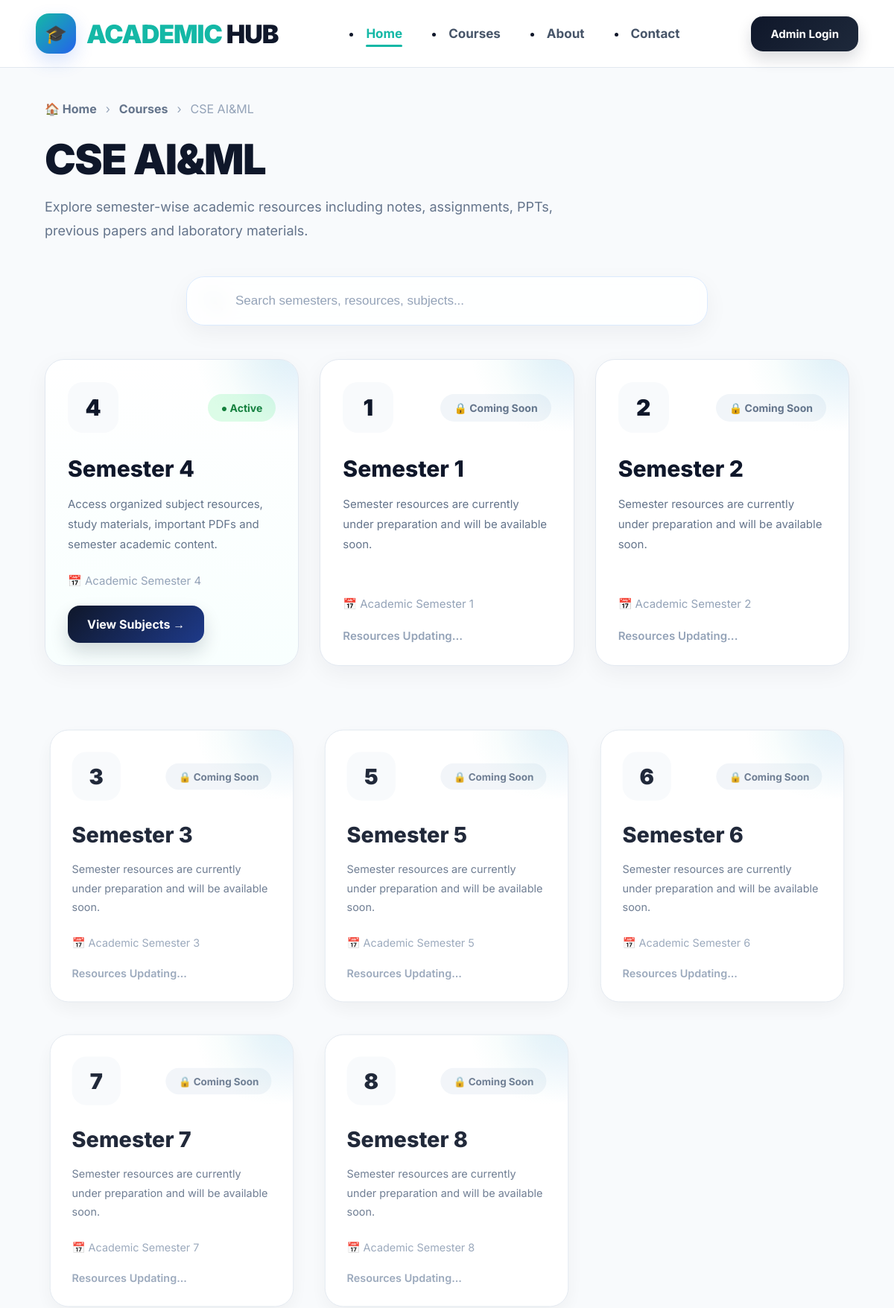
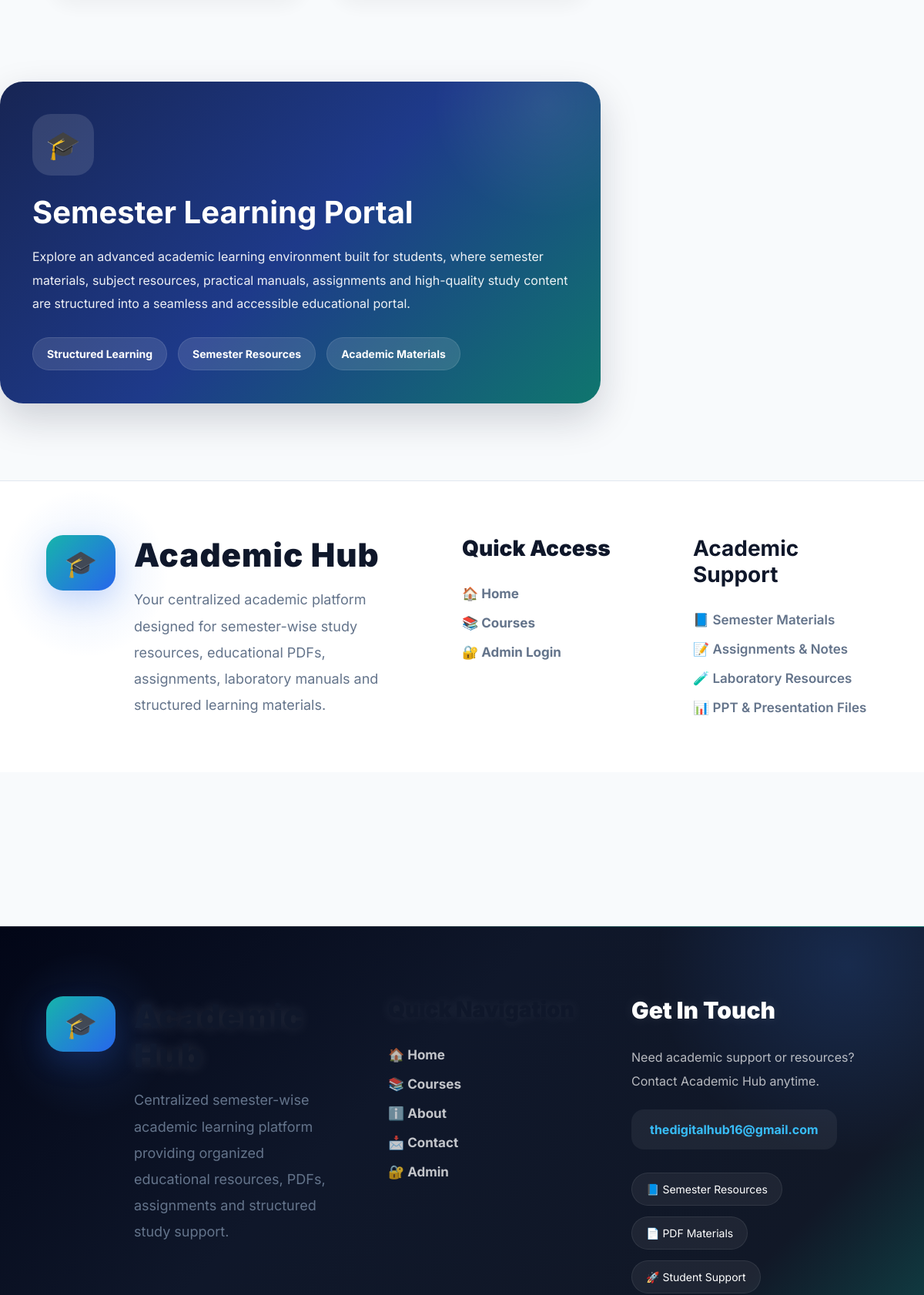
The app's page /semesters/9/ (upper part) with its own data (2 pictures, top to bottom).
### hub/models.py (models this page shows, shortened)
class Branch(models.Model):
    name = models.CharField(max_length=100)

class Semester(models.Model):
    name = models.CharField(max_length=50)

### hub/views.py (the view)
# urls.py: path('semesters/<int:branch_id>/', views.semesters, name='semesters'),
def semesters(request, branch_id):
    branch = get_object_or_404(
        Branch,
        id=branch_id
    )
    semesters = Semester.objects.all().order_by('id')
    active_sem_ids = list(
        Subject.objects.filter(
            branches__id=branch_id
        ).values_list(
            'semester_id',
            flat=True
        )
    )
    return render(request, 'semesters.html', {
        'branch': branch,
        'semesters': semesters,
        'active_sem_ids': active_sem_ids
    })

### hub/templates/semesters.html (shortened to what this page needs)
{% extends 'base.html' %}
{% block content %}
<section class="semester-page">
    <div class="semester-header">
        <div class="breadcrumb">
            <a href="/" class="bread-link">
                🏠 Home
            </a>
            <span>›</span>
            <a href="/#courses" class="bread-link">
                Courses
            </a>
            <span>›</span>
            <span class="bread-active">
                {{ branch.name }}
            </span>
        </div>
        <h1 class="semester-title">
            {{ branch.name }}
        </h1>
        <p class="semester-subtitle">
            Explore semester-wise academic resources including notes,
            assignments, PPTs, previous papers and laboratory materials.
        </p>
    </div>
    <div class="search-wrapper">
        <div class="search-box">
            <span class="search-icon">
            </span>
            <input
                type="text"
                id="searchInput"
                placeholder="Search semesters, resources, subjects..."
            >
        </div>
    </div>
    <div class="semester-grid">
        {% for sem in semesters %}
        <div class="semester-card {% if sem.id in active_sem_ids %}active-sem{% else %}locked-sem{% endif %}">
            <div class="card-glow"></div>
            <div class="semester-top">
                <div class="semester-number">
                    {{ sem.name }}
                </div>
                {% if sem.id in active_sem_ids %}
                <div class="status-badge active-badge">
                    ● Active
                </div>
                {% else %}
                <div class="status-badge lock-badge">
                    🔒 Coming Soon
                </div>
                {% endif %}
            </div>
            <h2 class="semester-heading">
                Semester {{ sem.name }}
            </h2>
            <p class="semester-desc">
                {% if sem.id in active_sem_ids %}
                Access organized subject resources, study materials,
                important PDFs and semester academic content.
                {% else %}
                Semester resources are currently under preparation
                and will be available soon.
                {% endif %}
            </p>
            <div class="semester-bottom">
                <div class="semester-mini">
                    📅 Academic Semester {{ sem.name }}
                </div>
                {% if sem.id in active_sem_ids %}
                <a href="/subjects/{{ sem.id }}/{{ branch.id }}/"
                   class="semester-btn">
                    View Subjects →
                </a>
                {% else %}
                <div class="soon-text">
                    Resources Updating...
                </div>
                {% endif %}
            </div>
        </div>
        {% endfor %}
    </div>
</section>
<section class="academic-info-section">
    <div class="academic-info-grid">
        <div class="academic-info-card">
            <div class="info-icon">
                🎓
            </div>
            <h2>
                Semester Learning Portal
            </h2>
            <p>
                Explore an advanced academic learning environment built for students,
                where semester materials, subject resources, practical manuals,
                assignments and high-quality study content are structured into a
                seamless and accessible educational portal.
            </p>
            <div class="info-tags">
                <span>Structured Learning</span>
                <span>Semester Resources</span>
                <span>Academic Materials</span>
            </div>
        </div>
        <div class="mini-stats-wrap">
        </div>
    </div>
</section>
<section class="semester-footer">
    <div class="footer-grid">
        <div class="footer-brand">
            <div class="footer-logo">
                🎓
            </div>
            <div>
                <h2>Academic Hub</h2>
                <p>
                    Your centralized academic platform designed for
                    semester-wise study resources, educational PDFs,
                    assignments, laboratory manuals and structured
                    learning materials.
                </p>
            </div>
        </div>
        <div class="footer-links">
            <h3>Quick Access</h3>
            <a href="/">🏠 Home</a>
            <a href="/#courses">📚 Courses</a>
            <a href="/admin/">🔐 Admin Login</a>
        </div>
        <div class="footer-support">
            <h3>Academic Support</h3>
            <p>📘 Semester Materials</p>
            <p>📝 Assignments & Notes</p>
            <p>🧪 Laboratory Resources</p>
            <p>📊 PPT & Presentation Files</p>
        </div>
    </div>
</section>
{% endblock %}

### hub/templates/base.html (style rules this page uses)
* { margin:0; padding:0; box-sizing:border-box; scroll-behavior:smooth; }
body { font-family:'Inter',sans-serif; background:#f8fafc; color:#0f172a; overflow-x:hidden; }
a { text-decoration:none; }
.semester-card, .category-card, .feature-card, .why-card, .hero-card, .mini-stat-card { opacity:0; transform: translateY(50px) scale(0.96); transition: opacity 0.8s ease, transform 0.8s ease; }
.show-reveal { opacity:1 !important; transform: translateY(0px) scale(1) !important; }
.search-wrapper { width:100%; display:flex; justify-content:center; margin-bottom:45px; }
.search-box { width:100%; max-width:700px; position:relative; }
.search-box input { width:100%; padding: 22px 28px 22px 65px; border-radius:24px; border:1px solid #dbeafe; background: rgba(255,255,255,0.85); backdrop-filter:blur(12px); font-size:17px; color:#0f172a; outline:none; transition:0.35s ease; box-shadow: 0 10px 30px rgba(15,23,42,0.05); }
.search-box input::placeholder { color:#94a3b8; }
.search-icon { position:absolute; top:50%; left:24px; transform:translateY(-50%); font-size:22px; color:#14b8a6; }
.footer-brand { display:flex; gap:22px; }
.footer-logo { min-width:90px; height:90px; border-radius:28px; display:flex; align-items:center; justify-content:center; font-size:42px; background: linear-gradient( 135deg, #14b8a6, #2563eb ); box-shadow: 0 15px 35px rgba(37,99,235,0.30); }
.footer-brand h2 { color:white; font-size:42px; margin-bottom:20px; font-weight:900; letter-spacing:1px; text-shadow: 0 0 18px rgba(255,255,255,0.12); }
.footer-brand p { color:rgba(255,255,255,0.70); line-height:2; font-size:16px; }
.footer-links h3, .footer-contact h3 { color:white; margin-bottom:28px; font-size:30px; font-weight:900; text-shadow: 0 0 18px rgba(255,255,255,0.10); }
.footer-brand { position:relative; }
.footer-brand::after { content:''; position:absolute; width:220px; height:220px; background: radial-gradient( rgba(59,130,246,0.12), transparent 70% ); top:-60px; left:-60px; border-radius:50%; }

### records on screen
Branch: name "CSE AI&ML"
Semester: name "4", shows "● Active", shows "Access organized subject resources, study materials, important PDFs and semester academic content."
Semester: name "1", shows "🔒 Coming Soon", shows "Semester resources are currently under preparation and will be available soon.", shows "Resources Updating..."
Semester: name "2", shows "🔒 Coming Soon", shows "Semester resources are currently under preparation and will be available soon.", shows "Resources Updating..."
Semester: name "3", shows "🔒 Coming Soon", shows "Semester resources are currently under preparation and will be available soon.", shows "Resources Updating..."
Semester: name "5", shows "🔒 Coming Soon", shows "Semester resources are currently under preparation and will be available soon.", shows "Resources Updating..."
Semester: name "6", shows "🔒 Coming Soon", shows "Semester resources are currently under preparation and will be available soon.", shows "Resources Updating..."
Semester: name "7", shows "🔒 Coming Soon", shows "Semester resources are currently under preparation and will be available soon.", shows "Resources Updating..."
Semester: name "8", shows "🔒 Coming Soon", shows "Semester resources are currently under preparation and will be available soon.", shows "Resources Updating..."
